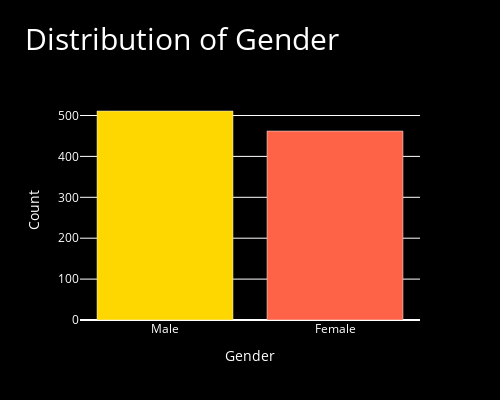
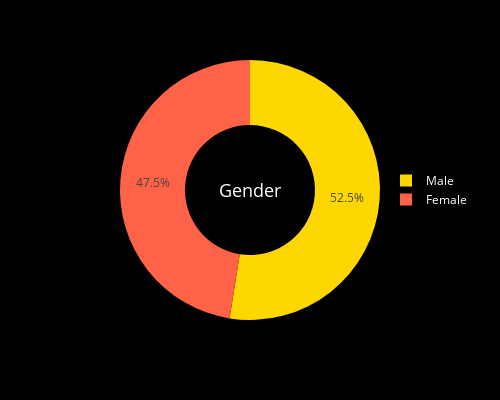
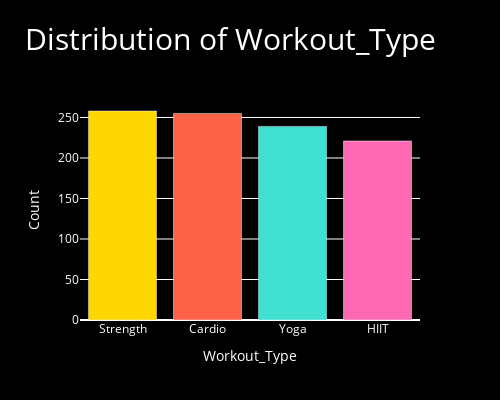
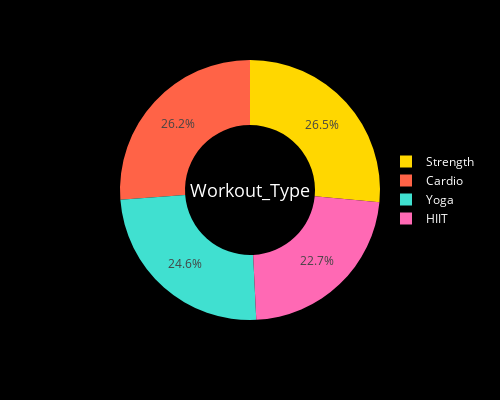

Source (notebook cell) for these figures, in order:
### Code cell
import plotly.express as px

cat_columns = df[['Gender', 'Workout_Type', 'Workout_Frequency (days/week)', 'Experience_Level']]

def analys(cols):
    colors = [
        '#FFD700', '#FF6347', '#40E0D0', '#FF69B4', '#7FFFD4',  
        '#FFA500', '#00FA9A', '#FF4500', '#4682B4', '#DA70D6',  
        '#FFB6C1', '#FF1493', '#FF8C00', '#98FB98', '#9370DB', 
        '#32CD32', '#00CED1', '#1E90FF', '#FFFF00', '#7CFC00'  
    ]
    value_counts = cat_columns[cols].value_counts()

    fig = px.bar(
        value_counts,
        x=value_counts.index,
        y=value_counts.values,
        title=f'Distribution of {cols}',
        labels={'x': 'Categories', 'y': 'Count'},
        color_discrete_sequence=[colors]
    )
    fig.update_layout(
        plot_bgcolor='#000000',
        paper_bgcolor='#000000',
        font=dict(color='white', size=12), 
        title_font=dict(size=30),
        legend_font=dict(color='white', size=12),
        width=500,
        height=400
    )
    fig.show()

    percentage = (value_counts / value_counts.sum()) * 100
    
    fig = px.pie(
        values=percentage,
        names=value_counts.index,
        labels={'names': 'Categories', 'values': 'Percentage'},
        hole=0.5,
        color_discrete_sequence=colors
    )
    fig.add_annotation(
        x=0.5, y=0.5,
        text=f'{cols}',
        font=dict(size=18, color='white'),
        showarrow=False
    )
    fig.update_layout(
        plot_bgcolor='#000000',
        paper_bgcolor='#000000',
        font=dict(color='white', size=12),
        title_font=dict(size=30),
        legend=dict(x=0.9, y=0.5),
        legend_font=dict(color='white', size=12),
        width=500,
        height=400
    )
    fig.show()

for x in cat_columns:
    analys(x)

### Figure 1 — Plotly figure (JSON) as saved in the notebook; plotly's stock layout.template omitted (floating-point values rounded to 4 significant figures)
{"data": [{"alignmentgroup": "True", "hovertemplate": "Gender=%{x}<br>Count=%{y}<extra></extra>", "legendgroup": "", "marker": {"color": ["#FFD700", "#FF6347", "#40E0D0", "#FF69B4", "#7FFFD4", "#FFA500", "#00FA9A", "#FF4500", "#4682B4", "#DA70D6", "#FFB6C1", "#FF1493", "#FF8C00", "#98FB98", "#9370DB", "#32CD32", "#00CED1", "#1E90FF", "#FFFF00", "#7CFC00"], "pattern": {"shape": ""}}, "name": "", "offsetgroup": "", "orientation": "v", "showlegend": false, "textposition": "auto", "type": "bar", "x": ["Male", "Female"], "xaxis": "x", "y": [511, 462], "yaxis": "y"}], "layout": {"barmode": "relative", "font": {"color": "white", "size": 12}, "height": 400, "legend": {"font": {"color": "white", "size": 12}, "tracegroupgap": 0}, "paper_bgcolor": "#000000", "plot_bgcolor": "#000000", "title": {"font": {"size": 30}, "text": "Distribution of Gender"}, "width": 500, "xaxis": {"anchor": "y", "domain": [0, 1], "title": {"text": "Gender"}}, "yaxis": {"anchor": "x", "domain": [0, 1], "title": {"text": "Count"}}}}

### Figure 2 — Plotly figure (JSON) as saved in the notebook; plotly's stock layout.template omitted (floating-point values rounded to 4 significant figures)
{"data": [{"domain": {"x": [0, 1], "y": [0, 1]}, "hole": 0.5, "hovertemplate": "Categories=%{label}<br>Percentage=%{value}<extra></extra>", "labels": ["Male", "Female"], "legendgroup": "", "name": "", "showlegend": true, "type": "pie", "values": [52.52, 47.48]}], "layout": {"annotations": [{"font": {"color": "white", "size": 18}, "showarrow": false, "text": "Gender", "x": 0.5, "y": 0.5}], "font": {"color": "white", "size": 12}, "height": 400, "legend": {"font": {"color": "white", "size": 12}, "tracegroupgap": 0, "x": 0.9, "y": 0.5}, "margin": {"t": 60}, "paper_bgcolor": "#000000", "piecolorway": ["#FFD700", "#FF6347", "#40E0D0", "#FF69B4", "#7FFFD4", "#FFA500", "#00FA9A", "#FF4500", "#4682B4", "#DA70D6", "#FFB6C1", "#FF1493", "#FF8C00", "#98FB98", "#9370DB", "#32CD32", "#00CED1", "#1E90FF", "#FFFF00", "#7CFC00"], "plot_bgcolor": "#000000", "title": {"font": {"size": 30}}, "width": 500}}

### Figure 3 — Plotly figure (JSON) as saved in the notebook; plotly's stock layout.template omitted (floating-point values rounded to 4 significant figures)
{"data": [{"alignmentgroup": "True", "hovertemplate": "Workout_Type=%{x}<br>Count=%{y}<extra></extra>", "legendgroup": "", "marker": {"color": ["#FFD700", "#FF6347", "#40E0D0", "#FF69B4", "#7FFFD4", "#FFA500", "#00FA9A", "#FF4500", "#4682B4", "#DA70D6", "#FFB6C1", "#FF1493", "#FF8C00", "#98FB98", "#9370DB", "#32CD32", "#00CED1", "#1E90FF", "#FFFF00", "#7CFC00"], "pattern": {"shape": ""}}, "name": "", "offsetgroup": "", "orientation": "v", "showlegend": false, "textposition": "auto", "type": "bar", "x": ["Strength", "Cardio", "Yoga", "HIIT"], "xaxis": "x", "y": [258, 255, 239, 221], "yaxis": "y"}], "layout": {"barmode": "relative", "font": {"color": "white", "size": 12}, "height": 400, "legend": {"font": {"color": "white", "size": 12}, "tracegroupgap": 0}, "paper_bgcolor": "#000000", "plot_bgcolor": "#000000", "title": {"font": {"size": 30}, "text": "Distribution of Workout_Type"}, "width": 500, "xaxis": {"anchor": "y", "domain": [0, 1], "title": {"text": "Workout_Type"}}, "yaxis": {"anchor": "x", "domain": [0, 1], "title": {"text": "Count"}}}}

### Figure 4 — Plotly figure (JSON) as saved in the notebook; plotly's stock layout.template omitted (floating-point values rounded to 4 significant figures)
{"data": [{"domain": {"x": [0, 1], "y": [0, 1]}, "hole": 0.5, "hovertemplate": "Categories=%{label}<br>Percentage=%{value}<extra></extra>", "labels": ["Strength", "Cardio", "Yoga", "HIIT"], "legendgroup": "", "name": "", "showlegend": true, "type": "pie", "values": [26.52, 26.21, 24.56, 22.71]}], "layout": {"annotations": [{"font": {"color": "white", "size": 18}, "showarrow": false, "text": "Workout_Type", "x": 0.5, "y": 0.5}], "font": {"color": "white", "size": 12}, "height": 400, "legend": {"font": {"color": "white", "size": 12}, "tracegroupgap": 0, "x": 0.9, "y": 0.5}, "margin": {"t": 60}, "paper_bgcolor": "#000000", "piecolorway": ["#FFD700", "#FF6347", "#40E0D0", "#FF69B4", "#7FFFD4", "#FFA500", "#00FA9A", "#FF4500", "#4682B4", "#DA70D6", "#FFB6C1", "#FF1493", "#FF8C00", "#98FB98", "#9370DB", "#32CD32", "#00CED1", "#1E90FF", "#FFFF00", "#7CFC00"], "plot_bgcolor": "#000000", "title": {"font": {"size": 30}}, "width": 500}}
